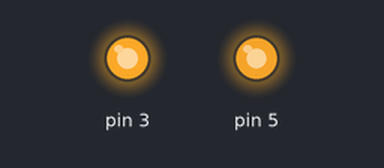
Simulated run of this sketch. Board: Arduino Uno, built with avr-gcc and run on an emulated ATmega328P. On the bench: output pins drawn as LEDs (lit = HIGH). Random numbers use the default seed unless the sketch sets one.

Above: at 0.3 s.
At 1.1 s:
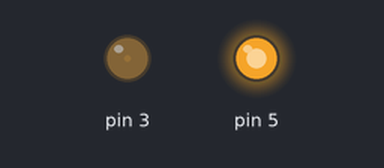
At 4.6 s:
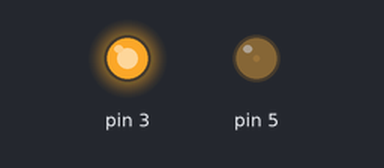
At 9.2 s:
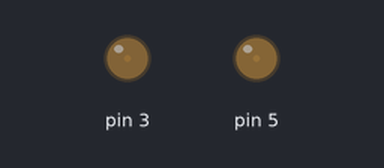
Timing chart, 0 to 20.6 s (numbered marks = the images above):
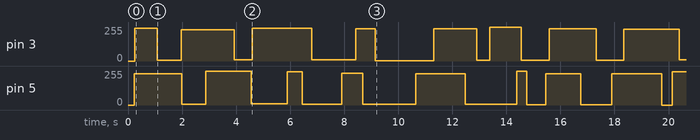

Measured:
- by itself, pin 3: 0/255 → 247/255 at 0.25 s, → 5/255 0.83 s later, → 233/255 0.88 s later, → 9/255 2.0 s later, … (16 changes in this stretch)
- by itself, pin 5: 0/255 → 234/255 at 0.24 s, → 7/255 1.7 s later, → 254/255 0.90 s later, → 9/255 1.7 s later, … (17 changes in this stretch)

The sketch:

flickerMultipleNoDelay.ino
```cpp
/*
   derived from
   https://ledhacker.blogspot.com/2011/12/led-candle-light-flicker-with-arduino.html?m=1
   with ideas from Adafruit's excellent Multitasking Tutorial part I
	 https://learn.adafruit.com/multi-tasking-the-arduino-part-1?view=all


   Each LED has 5 flickerStates

   State 0: Resetting for a new flicker (generate new random values)
   State 1: Ramping from low to high
   State 2: Pause at the brightest level
   State 3: Ramping from high to low
   State 4: Pause at the lowest level
*/

// the start of the flicker (low)
static int flicker_low_min = 0;
static int flicker_low_max = 10;

// the end value of the flicker (high)
static int flicker_high_min = 230;
static int flicker_high_max = 255;

// delay between each low-high-low cycle
// low->high |flicker_hold| high->low
// i.e. pause at brightest light
static int flicker_holdAtHigh_min = 100; // milliseconds
static int flicker_holdAtHigh_max = 2000; // milliseconds

// delay after each low-high-low cycle
// low->high->low |flicker_pause| low->high...
// i.e. pause at dimmest light
static int flicker_holdAtLow_min = 100; // milliseconds
static int flicker_holdAtLow_max = 2000;  // milliseconds

// delay low to high and high to low cycle
// i.e. pause at each brightness step
static int flicker_holdAtStep_min = 1;
static int flicker_holdAtStep_max = 1;


class Flickerer
{

    // Constructor - creates a Flickerer
    // and initializes the member variables and flickerState
  public:
    Flickerer(int pin )
    {
      ledPin = pin;
      pinMode(ledPin, OUTPUT);

      flickerState = 0;
      ledLevel = 0;
      previousMillis = 0;
      flicker_reset();
    } // Constructor

    void Update()
    {
//      Serial.print(flickerState);
//      Serial.print('\t');
//      Serial.print(ledLevel);
//      Serial.println();

      if (flickerState == 0) {// resetting for a new flicker
        flicker_reset();

        // Enter flickerState 1
        flickerState = 1; // flickerState 1 is ramping from low to high

        // Starting light level
        ledLevel = flicker_random_low_start;
        analogWrite(ledPin, ledLevel);  // Do the LED

        // Record time
        previousMillis = millis();

        // Set correct interval
        interval = flicker_random_DelayAtStepRampingUp;
      }

      if (flickerState == 1) { // flickerState 1 is ramping from low to high
        if (millis() - previousMillis >= interval)
        {
          ledLevel ++;                    // bump up light level
          analogWrite(ledPin, ledLevel);  // Do the LED
          previousMillis = millis(); // Remember the time

          // if we've reached the final light level, go to the next flickerState
          if (ledLevel >= flicker_random_high) {

            // enter flickerState 2
            flickerState = 2; // flickerState 2 is the pause at the brightest level

            // no change to ledLevel
            interval =  flicker_random_holdAtHigh;
          }
        }
      } // end of flickerState 1

      if (flickerState == 2) { // flickerState 2 is the pause at the brightest level
        if (millis() - previousMillis >= interval)
        {
          // when the time is up, go to the next flickerState
          // enter flickerState 3
          flickerState = 3; // flickerState 3 is ramping from high to low

          // Starting light level
          ledLevel = flicker_random_high; // strictly speaking not necessary
          analogWrite(ledPin, ledLevel);  // Do the LED

          // Record time
          previousMillis = millis();

          // Set correct interval
          interval = flicker_random_DelayAtStepRampingDown;
        }
      }

      if (flickerState == 3) { // flickerState 3 is ramping from high to low
        if (millis() - previousMillis >= interval)
        {
          ledLevel --;                    // bump up light level
          analogWrite(ledPin, ledLevel);  // Do the LED
          previousMillis = millis(); // Remember the time

          // if we've reached the final light level, go to the next flickerState
          if (ledLevel <= flicker_random_low_end) {

            // enter flickerState 4
            flickerState = 4; // flickerState 4 is the pause at the dimmest level

            // no change to ledLevel
            interval =  flicker_random_holdAtLow;
          }
        }
      } // end of flickerState 3


      if (flickerState == 4) { // flickerState 4 is the pause at the dimmest level
        if (millis() - previousMillis >= interval)
        {
          // when the time is up, reset to start at state zero
          flicker_reset();
        }
      }

    } // end of Update

  private:

    // Class Member Variables
    // These are initialized at startup
    int ledPin;      // the pin being controlled by this object

    int flicker_random_low_start; // low value at beginning
    int flicker_random_low_end;   // low value at end
    int flicker_random_high;      // high value
    int flicker_random_DelayAtStepRampingUp;//
    int flicker_random_DelayAtStepRampingDown;
    int flicker_random_holdAtLow;
    int flicker_random_holdAtHigh;

    // The current flickerState of this object
    int flickerState;               // Current flickerState of this object
    int ledLevel;                   // Current LED light level
    unsigned long previousMillis;   // Last time we did something
    unsigned long interval;         // Interval to next time we should do something


    void flicker_reset() {
      // random low light levels (one at beginning, one at end)
      flicker_random_low_start = random(flicker_low_min, flicker_low_max);
      flicker_random_low_end = random(flicker_low_min, flicker_low_max);

      // random high light level
      flicker_random_high = random(flicker_high_min, flicker_high_max);

      // How long to hold at low
      flicker_random_holdAtLow = random(flicker_holdAtLow_min, flicker_holdAtLow_max);

      // How long to hold at high
      flicker_random_holdAtHigh = random(flicker_holdAtHigh_min, flicker_holdAtHigh_max);

      // random time for speed
      flicker_random_DelayAtStepRampingUp = random(flicker_holdAtStep_min, flicker_holdAtStep_max);
      flicker_random_DelayAtStepRampingDown = random(flicker_holdAtStep_min, flicker_holdAtStep_max);

      flickerState = 0; // not sure this is wise or necessary
    } // flicker_reset
}; // end of Flickerer class

// Do this for each LED you use
Flickerer led1(3); // put the LED pin number in the parenthesis
Flickerer led2(5);

void setup()
{
  Serial.begin(9600);
}

void loop()
{
  // Do this for each LED you have
  led1.Update();
  led2.Update();
}
```
